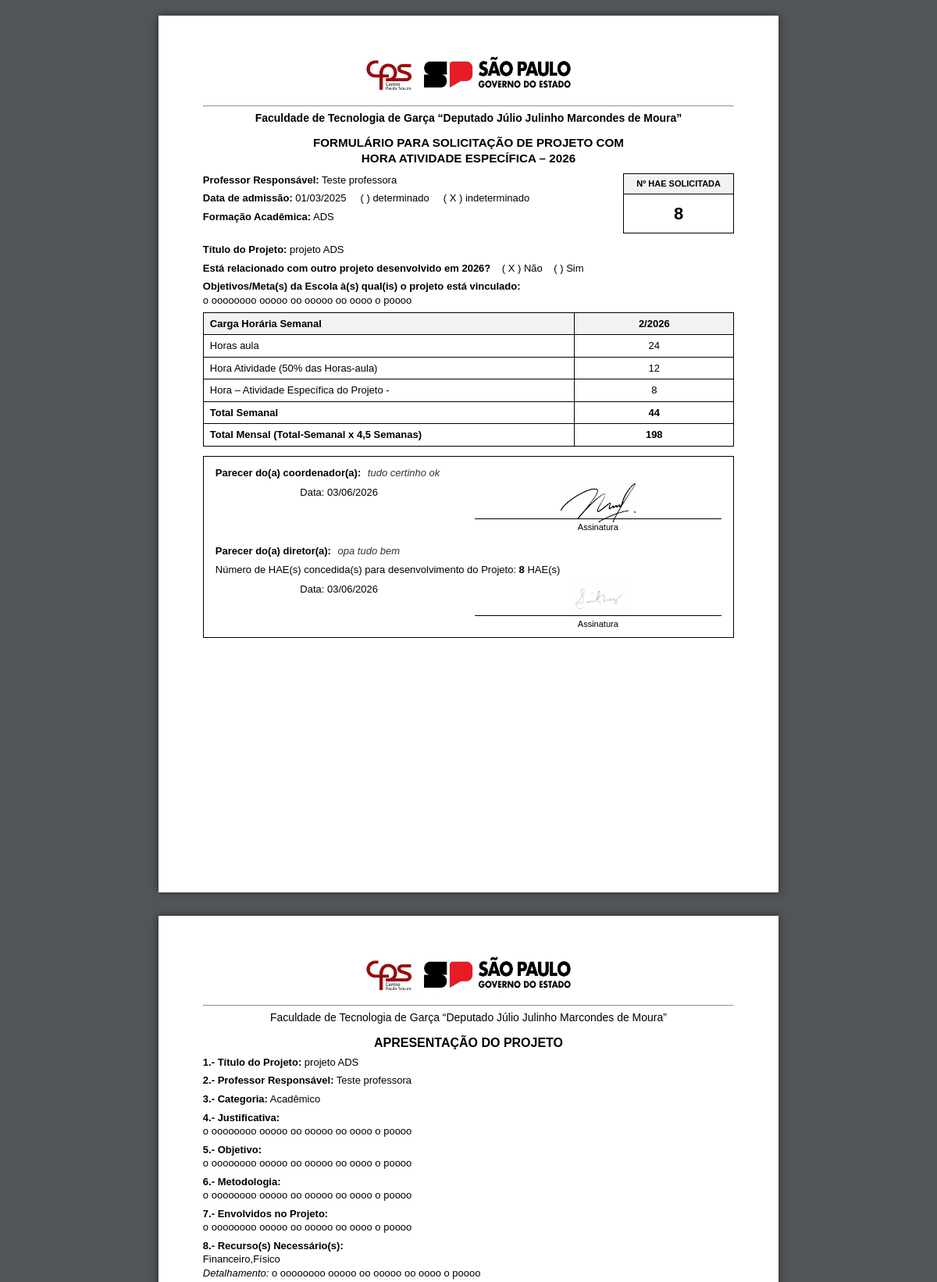
The app's page /documento_hae.php?id=8 (signed in, upper part), older data.
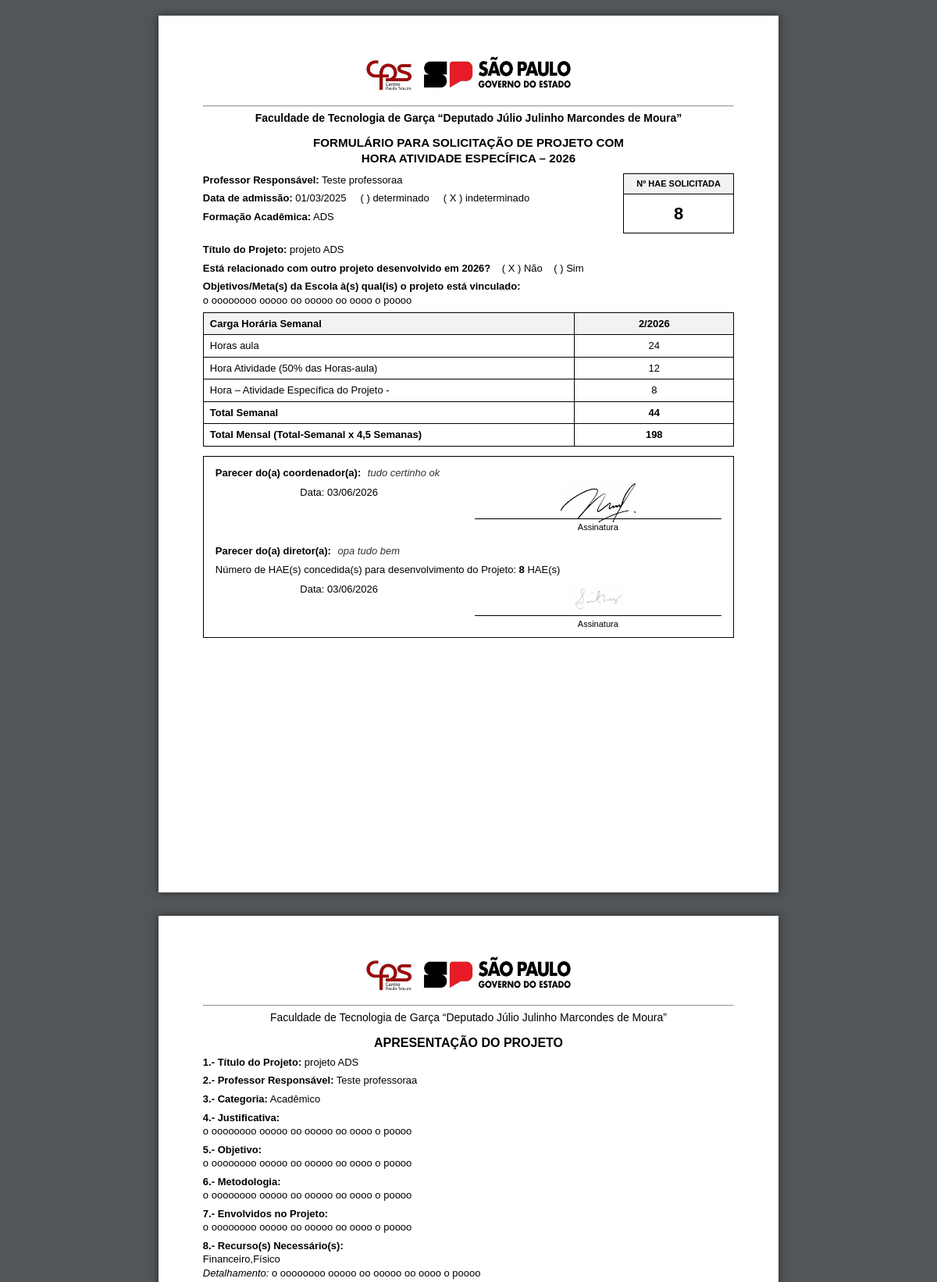
The same page, newer data.
### tables this page shows
CREATE TABLE `solicitacoes_hae` (
  `id` int(11) NOT NULL,
  `professor_id` int(11) NOT NULL,
  `coordenador_alvo_id` int(11) DEFAULT NULL,
  `coordenador_indicado_id` int(11) DEFAULT NULL,
  `coordenador_id` int(11) DEFAULT NULL,
  `diretor_id` int(11) DEFAULT NULL,
  `parecer_coordenador` text DEFAULT NULL,
  `data_aprovacao_coordenador` date DEFAULT NULL,
  `data_parecer_coordenador` date DEFAULT NULL,
  `semestre` varchar(10) NOT NULL,
  `quantidade_horas` int(11) NOT NULL,
  `horas_aprovadas` int(11) DEFAULT NULL,
  `titulo_projeto` varchar(150) NOT NULL,
  `projeto_anterior` tinyint(1) DEFAULT 0,
  `nome_projeto_anterior` varchar(150) DEFAULT NULL,
  `objetivos_escola` text DEFAULT NULL,
  `horas_aula` int(11) NOT NULL,
  `horas_atividade` int(11) NOT NULL,
  `horas_especificas` int(11) NOT NULL,
  `total_semanal` int(11) NOT NULL,
  `total_mensal` int(11) NOT NULL,
  `categoria` varchar(255) NOT NULL,
  `justificativa` text NOT NULL,
  `objetivo` text NOT NULL,
  `metodologia` text NOT NULL,
  `envolvidos` text NOT NULL,
  `recursos_necessarios` set('Financeiro','Físico','Humano') NOT NULL,
  `detalhamento_recursos` text DEFAULT NULL,
  `cronograma` text NOT NULL,
  `resultados_esperados` text NOT NULL,
  `status_aprovacao` enum('Pendente','Aprovado','Rejeitado') DEFAULT 'Pendente',
  `status_coordenador` varchar(20) DEFAULT 'Pendente',
  `status_diretor` varchar(20) DEFAULT 'Pendente',
  `parecer_diretor` text DEFAULT NULL,
  `data_aprovacao_diretor` date DEFAULT NULL,
  `assinatura_coordenador` varchar(255) DEFAULT NULL,
  `assinatura_diretor` varchar(255) DEFAULT NULL,
  `data_criacao` timestamp NOT NULL DEFAULT current_timestamp()
);

CREATE TABLE `usuarios` (
  `id` int(11) NOT NULL,
  `nome` varchar(100) NOT NULL,
  `email` varchar(100) NOT NULL,
  `telefone_whatsapp` varchar(20) DEFAULT NULL,
  `funcao` enum('Professor','Coordenador','Diretor') NOT NULL,
  `data_nascimento` date DEFAULT NULL,
  `data_admissao` date DEFAULT NULL,
  `tipo_contrato` enum('Determinado','Indeterminado') DEFAULT NULL,
  `formacao_academica` text DEFAULT NULL,
  `assinatura_path` varchar(255) DEFAULT NULL,
  `senha` varchar(255) NOT NULL,
  `primeiro_acesso` tinyint(1) DEFAULT 1
);

### documento_hae.php (the view, shortened to what the changed rows need)
<?php
require 'config/conexao.php';
$stmt_conf = $pdo->query("SELECT chave, valor FROM configuracoes");
$config_db = $stmt_conf->fetchAll(PDO::FETCH_KEY_PAIR);
$ano_eleitoral = ($config_db['ano_eleitoral'] === '1');
$logo_institucional = $config_db['logo_institucional'] ?? 'img/header-cps-documento.jpeg';
$id_solicitacao = isset($_GET['id']) ? (int)$_GET['id'] : 0;
$sql = "SELECT s.*, u.nome, u.data_admissao, u.tipo_contrato, u.formacao_academica, u.assinatura_path
        FROM solicitacoes_hae s
        JOIN usuarios u ON s.professor_id = u.id
        WHERE s.id = ?";
$stmt = $pdo->prepare($sql);
$stmt->execute([$id_solicitacao]);
$dados = $stmt->fetch(PDO::FETCH_ASSOC);
$assinatura_coordenador = '';
if (!empty($dados['coordenador_id'])) {
    $stmt_coord = $pdo->prepare("SELECT assinatura_path FROM usuarios WHERE id = ?");
    $stmt_coord->execute([$dados['coordenador_id']]);
    $coord_data = $stmt_coord->fetch(PDO::FETCH_ASSOC);
    $assinatura_coordenador = $coord_data ? $coord_data['assinatura_path'] : '';
}
$assinatura_diretor = '';
if (!empty($dados['diretor_id'])) {
    $stmt_dir = $pdo->prepare("SELECT assinatura_path FROM usuarios WHERE id = ?");
    $stmt_dir->execute([$dados['diretor_id']]);
    $dir_data = $stmt_dir->fetch(PDO::FETCH_ASSOC);
    $assinatura_diretor = $dir_data ? $dir_data['assinatura_path'] : '';
}
$ano_projeto = explode('/', $dados['semestre'])[1] ?? date('Y');
$data_admissao = date('d/m/Y', strtotime($dados['data_admissao']));
$data_coord = ($dados['status_coordenador'] == 'Aprovado' && !empty($dados['data_aprovacao_coordenador'])) ? date('d/m/Y', strtotime($dados['data_aprovacao_coordenador'])) : '____/____/_______';
$data_dir = ($dados['status_diretor'] == 'Aprovado' && !empty($dados['data_aprovacao_diretor'])) ? date('d/m/Y', strtotime($dados['data_aprovacao_diretor'])) : '____/____/_______';
$check_determinado = $dados['tipo_contrato'] == 'Determinado' ? '( X )' : '(   )';
$check_indeterminado = $dados['tipo_contrato'] == 'Indeterminado' ? '( X )' : '(   )';
$check_ant_sim = $dados['projeto_anterior'] ? '( X )' : '(   )';
$check_ant_nao = !$dados['projeto_anterior'] ? '( X )' : '(   )';
?>
<!DOCTYPE html>
<html lang="pt-BR">
<head>
</head>
<body>
    <div class="page">
        <div class="header-doc">
            <?php if (!$ano_eleitoral): ?>
                <img src="<?php echo htmlspecialchars($logo_institucional); ?>?v=<?php echo time(); ?>" alt="Logo CPS Fatec">
            <?php else: ?>
                <div style="height: 60px; width: 100%;"></div>
            <?php endif; ?>
            <hr>
            <h4 class="titulo-fatec">Faculdade de Tecnologia de Garça “Deputado Júlio Julinho Marcondes de Moura”</h4>
        </div>
        <h3>FORMULÁRIO PARA SOLICITAÇÃO DE PROJETO COM<br>HORA ATIVIDADE ESPECÍFICA – <?php echo $ano_projeto; ?></h3>
        <div class="info-topo">
            <div class="dados-professor">
                <p><strong>Professor Responsável:</strong> <?php echo htmlspecialchars($dados['nome']); ?></p>
                <p>
                    <strong>Data de admissão:</strong> <?php echo $data_admissao; ?> &nbsp;&nbsp;&nbsp;
                    <?php echo $check_determinado; ?> determinado &nbsp;&nbsp;&nbsp;
                    <?php echo $check_indeterminado; ?> indeterminado
                </p>
                <p><strong>Formação Acadêmica:</strong> <?php echo htmlspecialchars($dados['formacao_academica']); ?></p>
            </div>
            <div class="quadrado-hae">
                <div class="titulo-quadrado">Nº HAE Solicitada </div>
                <div class="valor-quadrado"><?php echo $dados['quantidade_horas']; ?></div>
            </div>
        </div>
        <p><strong>Título do Projeto:</strong> <?php echo htmlspecialchars($dados['titulo_projeto']); ?></p>
        <p><strong>Está relacionado com outro projeto desenvolvido em <?php echo $ano_projeto; ?>?</strong> &nbsp;&nbsp; <?php echo $check_ant_nao; ?> Não &nbsp;&nbsp; <?php echo $check_ant_sim; ?> Sim</p>
        <p><strong>Objetivos/Meta(s) da Escola à(s) qual(is) o projeto está vinculado:</strong><br>
        <?php echo nl2br(htmlspecialchars($dados['objetivos_escola'])); ?></p>
        <div class="table-responsive">
            <table class="tabela-horas">
                <tr><th style="width: 70%;">Carga Horária Semanal</th><th id="td_centralizado"><?php echo htmlspecialchars($dados['semestre']); ?></th></tr>
                <tr><td>Horas aula</td><td id="td_centralizado"><?php echo $dados['horas_aula']; ?></td></tr>
                <tr><td>Hora Atividade (50% das Horas-aula)</td><td id="td_centralizado"><?php echo $dados['horas_atividade']; ?></td></tr>
                <tr><td>Hora – Atividade Específica do Projeto -</td><td id="td_centralizado"><?php echo $dados['horas_especificas']; ?></td></tr>
                <tr><td><strong>Total Semanal</strong></td><td id="td_centralizado"><strong><?php echo $dados['total_semanal']; ?></strong></td></tr>
                <tr><td><strong>Total Mensal (Total-Semanal x 4,5 Semanas)</strong></td><td id="td_centralizado"><strong><?php echo $dados['total_mensal']; ?></strong></td></tr>
            </table>
        </div>
        <div class="parecer-box">
            <p>
                <strong>Parecer do(a) coordenador(a):</strong>
                <span class="texto-parecer"><?php echo !empty($dados['parecer_coordenador']) ? htmlspecialchars($dados['parecer_coordenador']) : '__________________________________________________________________'; ?></span>
            </p>
            <div class="grid-parecer">
                <div>Data: <?php echo $data_coord; ?></div>
                <div class="assinatura-responsavel">
                    <?php if ($dados['status_coordenador'] == 'Aprovado' && !empty($assinatura_coordenador) && file_exists($assinatura_coordenador)): ?>
                        <img src="<?php echo $assinatura_coordenador; ?>" alt="Assinatura Coordenador">
                    <?php else: ?><br><?php endif; ?>
                    <div class="linha-assinatura-pequena">Assinatura</div>
                </div>
            </div>
            <p style="margin-top: 15px;">
                <strong>Parecer do(a) diretor(a):</strong>
                <span class="texto-parecer"><?php echo !empty($dados['parecer_diretor']) ? htmlspecialchars($dados['parecer_diretor']) : '__________________________________________________________________'; ?></span>
            </p>
            <p>Número de HAE(s) concedida(s) para desenvolvimento do Projeto: <strong><?php echo ($dados['status_diretor'] == 'Aprovado') ? $dados['quantidade_horas'] : '______'; ?></strong> HAE(s)</p>
            <div class="grid-parecer">
                <div>Data: <?php echo $data_dir; ?></div>
                <div class="assinatura-responsavel">
                    <?php if ($dados['status_diretor'] == 'Aprovado' && !empty($assinatura_diretor) && file_exists($assinatura_diretor)): ?>
                        <img src="<?php echo $assinatura_diretor; ?>" alt="Assinatura Diretor">
                    <?php else: ?><br><?php endif; ?>
                    <div class="linha-assinatura-pequena">Assinatura</div>
                </div>
            </div>
        </div>
    </div>
    <div class="page" style="page-break-before: always;">
    <div class="header-doc">
            <?php if (!$ano_eleitoral): ?>
                <img src="<?php echo htmlspecialchars($logo_institucional); ?>?v=<?php echo time(); ?>" alt="Logo CPS Fatec">
            <?php else: ?>
                <div style="height: 70px; width: 100%;"></div>
            <?php endif; ?>
            <hr>
            <div class="titulo-fatec">Faculdade de Tecnologia de Garça “Deputado Júlio Julinho Marcondes de Moura”</div>
            <h2>APRESENTAÇÃO DO PROJETO</h2>
        </div>
        <p class="topico"><strong>1.- Título do Projeto:</strong> <?php echo htmlspecialchars($dados['titulo_projeto']); ?></p>
        <p class="topico"><strong>2.- Professor Responsável:</strong> <?php echo htmlspecialchars($dados['nome']); ?></p>
        <p class="topico"><strong>3.- Categoria:</strong> <?php echo htmlspecialchars($dados['categoria']); ?></p>
        <p class="topico"><strong>4.- Justificativa:</strong><br><?php echo nl2br(htmlspecialchars($dados['justificativa'])); ?></p>
        <p class="topico"><strong>5.- Objetivo:</strong><br><?php echo nl2br(htmlspecialchars($dados['objetivo'])); ?></p>
        <p class="topico"><strong>6.- Metodologia:</strong><br><?php echo nl2br(htmlspecialchars($dados['metodologia'])); ?></p>
        <p class="topico"><strong>7.- Envolvidos no Projeto:</strong><br><?php echo nl2br(htmlspecialchars($dados['envolvidos'])); ?></p>
        <p class="topico"><strong>8.- Recurso(s) Necessário(s):</strong><br><?php echo $dados['recursos_necessarios']; ?><br><em>Detalhamento:</em> <?php echo nl2br(htmlspecialchars($dados['detalhamento_recursos'])); ?></p>
    </div>
</body>
</html>

Row changes from the older to the newer data that the page shows:
changed through a linked row, solicitacoes_hae "projeto ADS": professor.nome "Teste professora" → "Teste professoraa"
